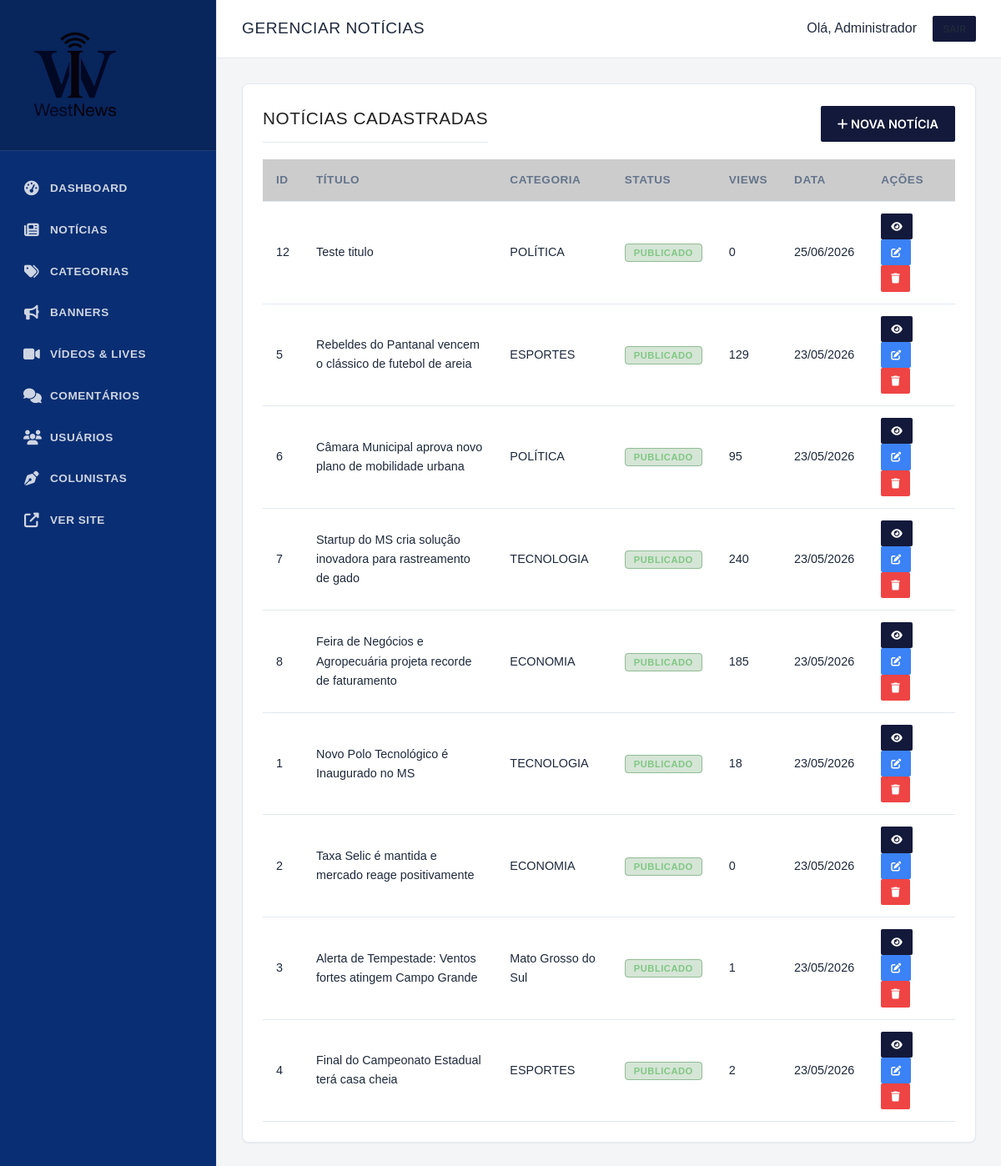
The page /admin/noticias.php (signed in) on the database as committed earlier.
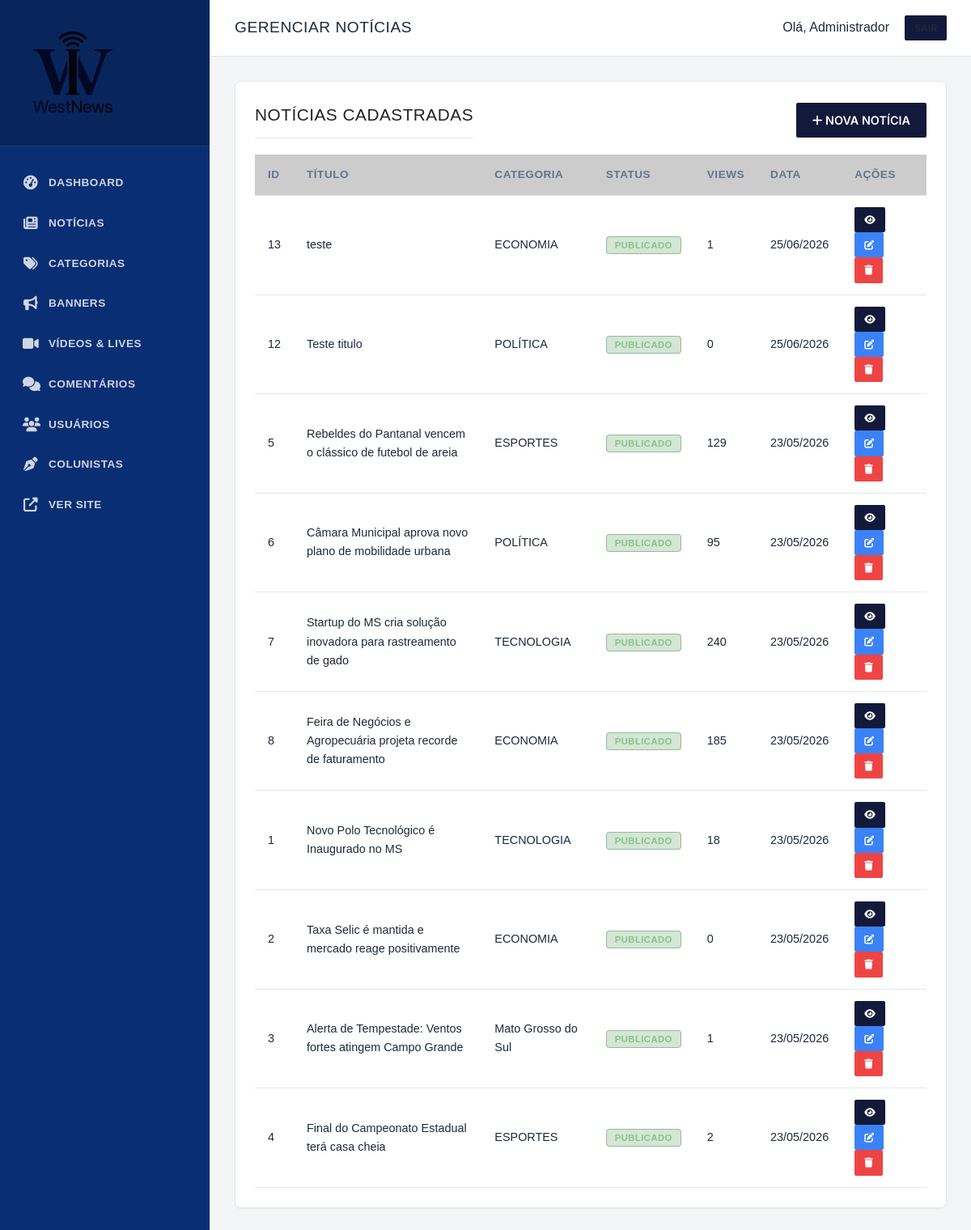
The same page on the database as committed later.
### tables this page shows
CREATE TABLE `noticias` (
  `id` INTEGER PRIMARY KEY AUTOINCREMENT,
  `titulo` TEXT NOT NULL,
  `subtitulo` TEXT DEFAULT NULL,
  `slug` TEXT NOT NULL UNIQUE,
  `conteudo` TEXT NOT NULL,
  `imagem_destacada` TEXT DEFAULT NULL,
  `legenda_imagem` TEXT DEFAULT NULL,
  `autor_id` INTEGER NOT NULL,
  `categoria_id` INTEGER NOT NULL,
  `visualizacoes` INTEGER DEFAULT 0,
  `status` TEXT DEFAULT 'rascunho',
  `destaque` INTEGER DEFAULT 0,
  `urgente` INTEGER DEFAULT 0,
  `criado_em` TIMESTAMP DEFAULT CURRENT_TIMESTAMP,
  `atualizado_em` TIMESTAMP DEFAULT CURRENT_TIMESTAMP, data_agendamento DATETIME DEFAULT NULL, views INTEGER DEFAULT 0, created_at DATETIME, updated_at DATETIME,
  FOREIGN KEY (`autor_id`) REFERENCES `usuarios` (`id`) ON DELETE CASCADE,
  FOREIGN KEY (`categoria_id`) REFERENCES `categorias` (`id`) ON DELETE CASCADE
);

CREATE TABLE `categorias` (
  `id` INTEGER PRIMARY KEY AUTOINCREMENT,
  `nome` TEXT NOT NULL,
  `slug` TEXT NOT NULL UNIQUE,
  `cor` TEXT DEFAULT '#1b5e20',
  `criado_em` TIMESTAMP DEFAULT CURRENT_TIMESTAMP
, created_at DATETIME);

### includes/auth.php (called while the page is built, shortened)
<?php
function isAdmin() {
    return isset($_SESSION['user_tipo']) && $_SESSION['user_tipo'] === 'admin';
}

### includes/functions.php (called while the page is built, shortened)
<?php
function escape($string) {
    return htmlspecialchars($string, ENT_QUOTES, 'UTF-8');
}
function getCsrfToken() {
    return $_SESSION['csrf_token'];
}

### admin/noticias.php (the view, shortened to what this page needs)
<?php
$page_title = "Gerenciar Notícias";
require_once __DIR__ . '/includes/header.php';
$pdo = Database::getInstance();
$page = isset($_GET['p']) ? (int)$_GET['p'] : 1;
$limit = 15;
$offset = ($page - 1) * $limit;
$stmt = $pdo->query("SELECT n.id, n.titulo, n.slug, n.status, n.visualizacoes, n.criado_em, c.nome as categoria
                     FROM noticias n
                     JOIN categorias c ON n.categoria_id = c.id
                     ORDER BY n.criado_em DESC LIMIT $limit OFFSET $offset");
$noticias = $stmt->fetchAll();
?>
<div class="card">
    <div style="display: flex; justify-content: space-between; align-items: center; margin-bottom: 20px;">
        <h3 style="margin:0;">Notícias Cadastradas</h3>
        <a href="noticia_form.php" class="btn"><i class="fas fa-plus"></i> Nova Notícia</a>
    </div>
    <div class="table-responsive">
        <table>
            <thead>
                <tr>
                    <th>ID</th>
                    <th>Título</th>
                    <th>Categoria</th>
                    <th>Status</th>
                    <th>Views</th>
                    <th>Data</th>
                    <th>Ações</th>
                </tr>
            </thead>
            <tbody>
                <?php foreach ($noticias as $item): ?>
                <tr>
                    <td><?= $item['id'] ?></td>
                    <td><?= escape($item['titulo']) ?></td>
                    <td><?= escape($item['categoria']) ?></td>
                    <td>
                        <span class="badge <?= $item['status'] == 'publicado' ? 'badge-success' : 'badge-warning' ?>">
                            <?= ucfirst($item['status']) ?>
                        </span>
                    </td>
                    <td><?= $item['visualizacoes'] ?></td>
                    <td><?= date('d/m/Y', strtotime($item['criado_em'])) ?></td>
                    <td>
                        <a href="<?= BASE_URL ?>/noticia/<?= escape($item['slug']) ?>" target="_blank" class="btn btn-sm btn-outline" title="Ver"><i class="fas fa-eye"></i></a>
                        <a href="noticia_form.php?id=<?= $item['id'] ?>" class="btn btn-sm" style="background-color: #3b82f6;" title="Editar"><i class="fas fa-edit"></i></a>
                        <a href="noticias.php?delete=<?= $item['id'] ?>&token=<?= getCsrfToken() ?>" class="btn btn-sm" style="background-color: #ef4444;" onclick="return confirm('Tem certeza que deseja excluir esta notícia?')" title="Excluir"><i class="fas fa-trash"></i></a>
                    </td>
                </tr>
                <?php endforeach; ?>
            </tbody>
        </table>
    </div>
</div>
<?php require_once __DIR__ . '/includes/footer.php'; ?>

### admin/includes/header.php (shortened to what this page needs)
<?php
require_once __DIR__ . '/../../includes/functions.php';
require_once __DIR__ . '/../../includes/auth.php';
?>
<!DOCTYPE html>
<html lang="pt-BR">
<head>
    <link rel="stylesheet" href="https://cdnjs.cloudflare.com/ajax/libs/font-awesome/6.4.0/css/all.min.css">
    <link rel="stylesheet" href="<?= BASE_URL ?>/assets/css/style.css">
    <link rel="stylesheet" href="<?= BASE_URL ?>/assets/css/admin.css">
    <link href="https://cdn.quilljs.com/1.3.6/quill.snow.css" rel="stylesheet">
</head>
<body>
<div class="admin-wrapper">
    <aside class="admin-sidebar">
        <div class="admin-logo logo-container" style="display: flex; align-items: center; justify-content: center; padding: 20px;">
            <a href="<?= BASE_URL ?>/admin/index.php" class="logo" style="display: block; width: 100%; text-align: center;">
                <img src="<?= BASE_URL ?>/assets/images/westnews_logo.png" alt="WestNews" style="max-width: 140px; height: auto; mix-blend-mode: multiply;">
            </a>
        </div>
        <nav class="admin-nav">
            <ul>
                <?php if (isAdmin()): ?>
                <li><a href="<?= BASE_URL ?>/admin/index.php"><i class="fas fa-tachometer-alt"></i> Dashboard</a></li>
                <?php endif; ?>
                <li><a href="<?= BASE_URL ?>/admin/noticias.php"><i class="fas fa-newspaper"></i> Notícias</a></li>
                <?php if (isAdmin()): ?>
                <li><a href="<?= BASE_URL ?>/admin/categorias.php"><i class="fas fa-tags"></i> Categorias</a></li>
                <li><a href="<?= BASE_URL ?>/admin/banners.php"><i class="fas fa-bullhorn"></i> Banners</a></li>
                <?php endif; ?>
                <li><a href="<?= BASE_URL ?>/admin/videos.php"><i class="fas fa-video"></i> Vídeos & Lives</a></li>
                <?php if (isAdmin()): ?>
                <li><a href="<?= BASE_URL ?>/admin/comentarios.php"><i class="fas fa-comments"></i> Comentários</a></li>
                <li><a href="<?= BASE_URL ?>/admin/usuarios.php"><i class="fas fa-users"></i> Usuários</a></li>
                <li><a href="<?= BASE_URL ?>/admin/usuarios.php?filter=colunista"><i class="fas fa-pen-nib"></i> Colunistas</a></li>
                <?php endif; ?>
                <li><a href="<?= BASE_URL ?>/" target="_blank"><i class="fas fa-external-link-alt"></i> Ver Site</a></li>
            </ul>
        </nav>
    </aside>
    <main class="admin-main">
        <header class="admin-topbar">
            <div>
                <h2 style="font-size: 1.2rem; margin: 0;"><?= isset($page_title) ? escape($page_title) : 'Dashboard' ?></h2>
            </div>
            <div>
                <span style="margin-right: 15px;">Olá, <?= escape($_SESSION['user_nome']) ?></span>
                <a href="<?= BASE_URL ?>/logout.php" class="btn btn-sm btn-outline">Sair</a>
            </div>
        </header>
        <div class="admin-content">

### admin/includes/footer.php (shortened to what this page needs)
        </div>
    </main>
</div>
</body>
</html>

### assets/css/style.css (style rules this page uses)
:root { --color-primary: #13193a; --color-primary-light: #1d2657; --color-accent: #CC0000; --color-text: #222222; --color-text-muted: #666666; --color-bg: #FFFFFF; --color-surface: #F8F9FA; --color-border: #E5E5E5; --color-footer-bg: #111111; --color-footer-text: #CCCCCC; --font-title: 'Merriweather', serif; --font-family: 'Inter', sans-serif; --shadow-sm: 0 1px 3px rgba(0,0,0,0.05); --transition: all 0.2s ease-in-out; }
* { margin: 0; padding: 0; box-sizing: border-box; }
body { font-family: var(--font-family); background-color: var(--color-bg); color: var(--color-text); line-height: 1.5; -webkit-font-smoothing: antialiased; }
a { text-decoration: none; color: inherit; transition: var(--transition); }
img { max-width: 100%; height: auto; display: block; object-fit: cover; }
h1, h2, h3, h4, h5, h6 { font-family: var(--font-title); font-weight: 700; color: var(--color-text); }
.btn { display: inline-block; padding: 10px 20px; background-color: var(--color-primary); color: #fff; font-family: var(--font-family); font-weight: 600; font-size: 0.9rem; text-transform: uppercase; border: none; cursor: pointer; border-radius: 2px; }

### assets/css/admin.css (style rules this page uses)
:root { --admin-bg: #f4f5f7; --admin-surface: #ffffff; --admin-sidebar: #0a2e73; --admin-sidebar-hover: #113f9c; --admin-sidebar-text: #ffffff; --admin-text: #1e293b; --admin-text-light: #64748b; --admin-primary: #0a2e73; --admin-accent: #c8102e; --admin-border: #e2e8f0; --shadow-sm: 0 1px 2px 0 rgba(0, 0, 0, 0.05); --shadow-md: 0 4px 6px -1px rgba(0, 0, 0, 0.1); }
body { margin: 0; font-family: 'Montserrat', sans-serif; background-color: var(--admin-bg); color: var(--admin-text); line-height: 1.6; }
h1, h2, h3, h4, h5, h6 { font-family: 'Bebas Neue', sans-serif; font-weight: 400; text-transform: uppercase; letter-spacing: 0.5px; }
.admin-wrapper { display: flex; min-height: 100vh; }
.admin-sidebar { width: 260px; background-color: var(--admin-sidebar); color: var(--admin-sidebar-text); flex-shrink: 0; display: flex; flex-direction: column; border-right: 1px solid var(--admin-border); }
.admin-logo { background-color: rgba(0, 0, 0, 0.2); border-bottom: 1px solid rgba(255, 255, 255, 0.1); }
.admin-logo .logo { color: #ffffff !important; text-decoration: none; font-style: italic; font-family: 'Bebas Neue', sans-serif; letter-spacing: 0.5px; }
.admin-nav { flex-grow: 1; padding: 20px 0; }
.admin-nav ul { list-style: none; padding: 0; margin: 0; }
.admin-nav a { display: flex; align-items: center; gap: 12px; padding: 14px 24px; color: rgba(255, 255, 255, 0.8); text-decoration: none; font-weight: 600; font-size: 0.85rem; text-transform: uppercase; letter-spacing: 0.5px; border-left: 4px solid transparent; transition: all 0.2s ease-in-out; }
.admin-nav a i { font-size: 1.1rem; width: 20px; text-align: center; }
.admin-main { flex-grow: 1; display: flex; flex-direction: column; overflow-x: hidden; background-color: var(--admin-bg); }
.admin-topbar { background-color: var(--admin-surface); height: 70px; display: flex; align-items: center; justify-content: space-between; padding: 0 30px; border-bottom: 1px solid var(--admin-border); color: var(--admin-text); }
.admin-topbar h2 { margin: 0; font-size: 1.5rem; color: var(--admin-text); }
.admin-topbar a.btn-outline { color: var(--admin-text); border-color: var(--admin-border); }
.admin-content { padding: 30px; flex-grow: 1; }
.card { background: var(--admin-surface); border-radius: 8px; border: 1px solid var(--admin-border); box-shadow: var(--shadow-sm); padding: 24px; margin-bottom: 30px; color: var(--admin-text); }
.card h3 { font-size: 1.3rem; margin-top: 0; border-bottom: 1px solid var(--admin-border); padding-bottom: 12px; margin-bottom: 20px; }
.table-responsive { overflow-x: auto; }
table { width: 100%; border-collapse: collapse; }
table th, table td { padding: 14px 16px; text-align: left; border-bottom: 1px solid var(--admin-border); }
table th { background-color: rgba(0, 0, 0, 0.2); font-weight: 700; font-size: 0.85rem; text-transform: uppercase; letter-spacing: 0.5px; color: var(--admin-text-light); }
table td { font-size: 0.9rem; color: var(--admin-text); }
.badge { padding: 4px 10px; border-radius: 4px; font-size: 0.7rem; font-weight: 700; text-transform: uppercase; letter-spacing: 0.5px; }
.badge-success { background-color: rgba(46, 125, 50, 0.2); color: #81c784; border: 1px solid rgba(46, 125, 50, 0.4); }
.btn-sm { padding: 6px 12px; font-size: 0.75rem; }

Rows that differ between the two databases and show on the page:
added noticias: id "13", titulo "teste", categoria.nome "ECONOMIA", status "PUBLICADO", visualizacoes "1", criado_em "25/06/2026"
